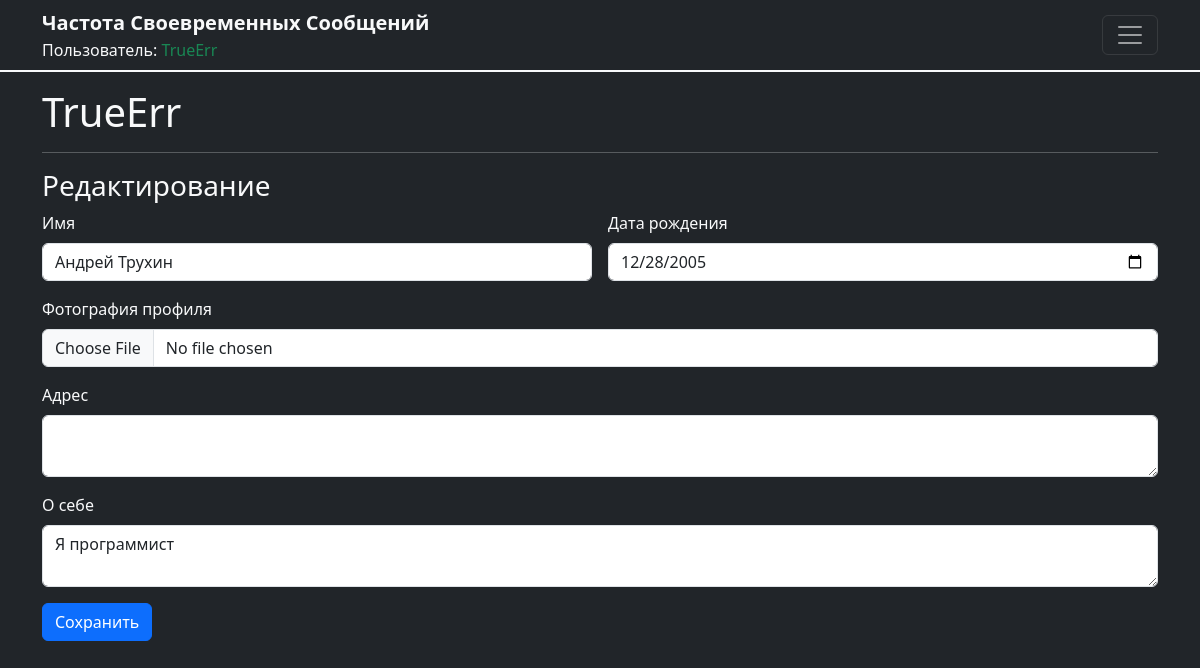
The app's page /edit_profile (signed in), older data.
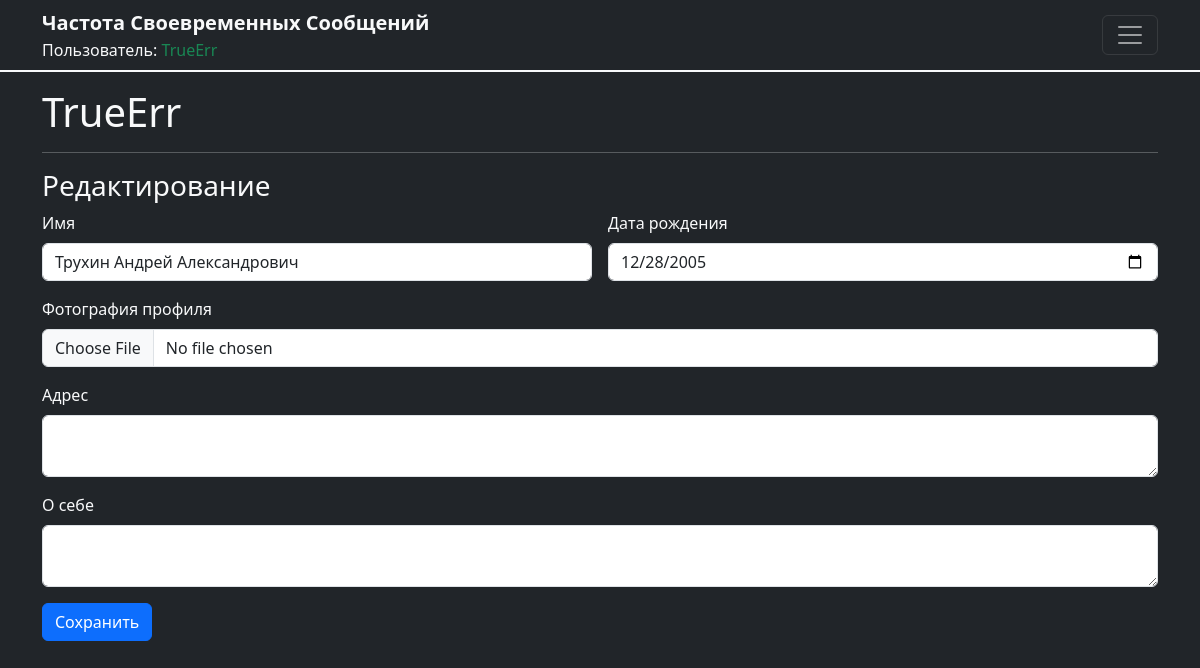
The same page, newer data.
### users/models.py (models this page shows, shortened)
class UserProfile(models.Model):
    user = models.OneToOneField(User, on_delete=models.CASCADE)
    full_name = models.CharField(max_length=255, blank=True)
    birth_date = models.DateField(null=True, blank=True)
    profile_picture = models.ImageField(upload_to='profile_pics/', null=True, blank=True)
    friends = models.ManyToManyField('self', blank=True)
    bio = models.TextField(blank=True)
    address = models.TextField(blank=True)

### users/views.py (the view)
# urls.py: path('edit_profile', edit_profile, name='edit_profile'),
@login_required
def edit_profile(request):
    user = request.user
    user_profile, created = UserProfile.objects.get_or_create(user=user)
    if request.method == 'POST':
        user_form = UserForm(request.POST, instance=user)
        profile_form = UserProfileForm(request.POST, request.FILES, instance=user_profile)
        if user_form.is_valid() and profile_form.is_valid():
            user_form.save()
            profile_form.save()
            messages.success(request, 'Your profile was successfully updated!')
            return redirect('profile', username=user.username)
        else:
            print(user_form.errors)
            print(profile_form.errors)
    else:
        user_form = UserForm(instance=user)
        profile_form = UserProfileForm(instance=user_profile)
    return render(request, 'edit_profile.html', {
        'user_form': user_form,
        'profile_form': profile_form,
    })

### users/forms.py
class UserForm(forms.ModelForm):
    class Meta:
        model = User
        fields = ['first_name', 'last_name', 'email']

class UserProfileForm(forms.ModelForm):
    class Meta:
        model = UserProfile
        fields = ['full_name', 'birth_date', 'profile_picture', 'bio', 'address']

### templates/edit_profile.html (shortened to what this page needs)
{% extends 'base.html' %}
{% block content %}
  <h1>{{ user.username }}</h1>
  <hr>
  <h2 class="fs-3">Редактирование</h2>
  <form method="post" enctype="multipart/form-data" class="row g-3">
    <div class="col-md-6">
      <label for="inputFullName" class="form-label">Имя</label>
      <input type="text" name="full_name" class="form-control" id="inputFullName" value="{{ profile_form.full_name.value }}">
    </div>
    <div class="col-md-6">
      <label for="inputBirthDate" class="form-label">Дата рождения</label>
      <input type="date" name="birth_date" class="form-control" id="inputBirthDate" value="{{ profile_form.birth_date.value|date:'Y-m-d' }}">
    </div>
    <div class="col-12">
      <label for="inputProfilePicture" class="form-label">Фотография профиля</label>
      <input type="file" name="profile_picture" class="form-control" id="inputProfilePicture">
    </div>
    <div class="col-12">
      <label for="inputAddress" class="form-label">Адрес</label>
      <textarea name="address" class="form-control" id="inputAddress">{{ profile_form.address.value }}</textarea>
    </div>
    <div class="col-12">
      <label for="inputBio" class="form-label">О себе</label>
      <textarea name="bio" class="form-control" id="inputBio">{{ profile_form.bio.value }}</textarea>
    </div>
    <div class="col-12">
      <button type="submit" class="btn btn-primary">Сохранить</button>
    </div>
  </form>
{% endblock %}

Row changes from the older to the newer data that the page shows:
changed UserProfile: full_name "Андрей Трухин" → "Трухин Андрей Александрович"; bio "Я программист" → (not shown)
